Frame 1 (no input): blank canvas, image omitted
Frame 60 (the mouse pressed at the canvas centre just before this capture): blank canvas, image omitted
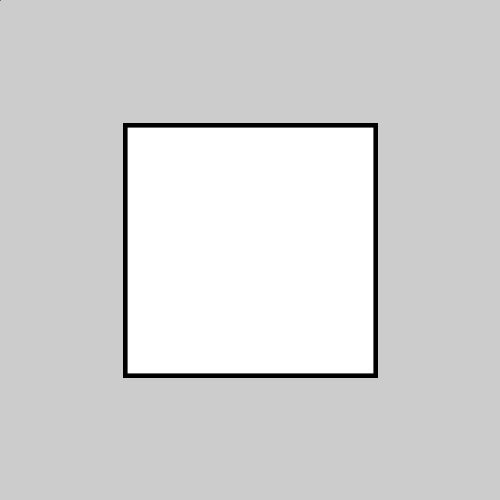
Frame 120 (the mouse held since frame 60 and released just before this capture)

The Processing sketch whose frames 1 and 60 were blank and that drew this single picture after the mouse press (run headless with seeded random() and noise(); from frame 60 on, the mouse is pressed at the canvas centre):

// Processing sketch: Penskalan
// ── Penskalan.pde
void setup(){
  size (500, 500);
}

void draw(){
  translate(mouseX, mouseY);
  scale(mouseX / 60.0);
  rect(-30, -30, 60, 60);
}
